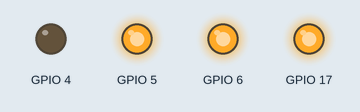
This program was run on a simulated Raspberry Pi (BCM pin numbers). Parts: output pins drawn as LEDs (lit = HIGH).

Above: at 0.5 s.
At 1.5 s:
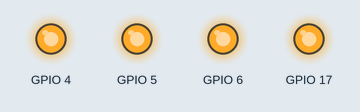
Timing chart, 0 to 3.0 s (numbered marks = the images above):
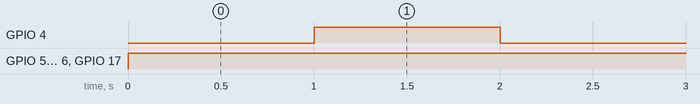

The program:

8.-relavador.py
```python
from gpiozero import LED as RELEVADOR#Importar librerías
from time import sleep #Importar librería de tiempo

rele_1 = RELEVADOR(4) #Asignacion de pin
rele_2 = RELEVADOR(5) #Asignacion de pin
rele_3 = RELEVADOR(6) #Asignacion de pin
rele_4= RELEVADOR(17) #Asignacion de pin
tiempo = 1 #Asignacion de tiempo a la variable

def activar_relevadores(): #Se define la función blink
    rele_2.on() #Relevador 2 apagado
    rele_3.on() #Relevador 3 apagado
    rele_4.on() #Relevador 4 apagado
    rele_1.off() #Relevador 1 encendido
    sleep(tiempo) #Tiempo de espera
    rele_1.on() #Relevador 1 apagado
    sleep(tiempo) #Tiempo de espera

if __name__ == '__main__': #Declaración de sentencia para que el programa se ejecute constantemente
    while True:
        activar_relevadores()
```

Measured:
- by itself, GPIO 4: alternates HIGH for 1.0 s and LOW for 1.0 s
- by itself, GPIO 5, GPIO 6, GPIO 17: LOW → HIGH at 0.00 s
